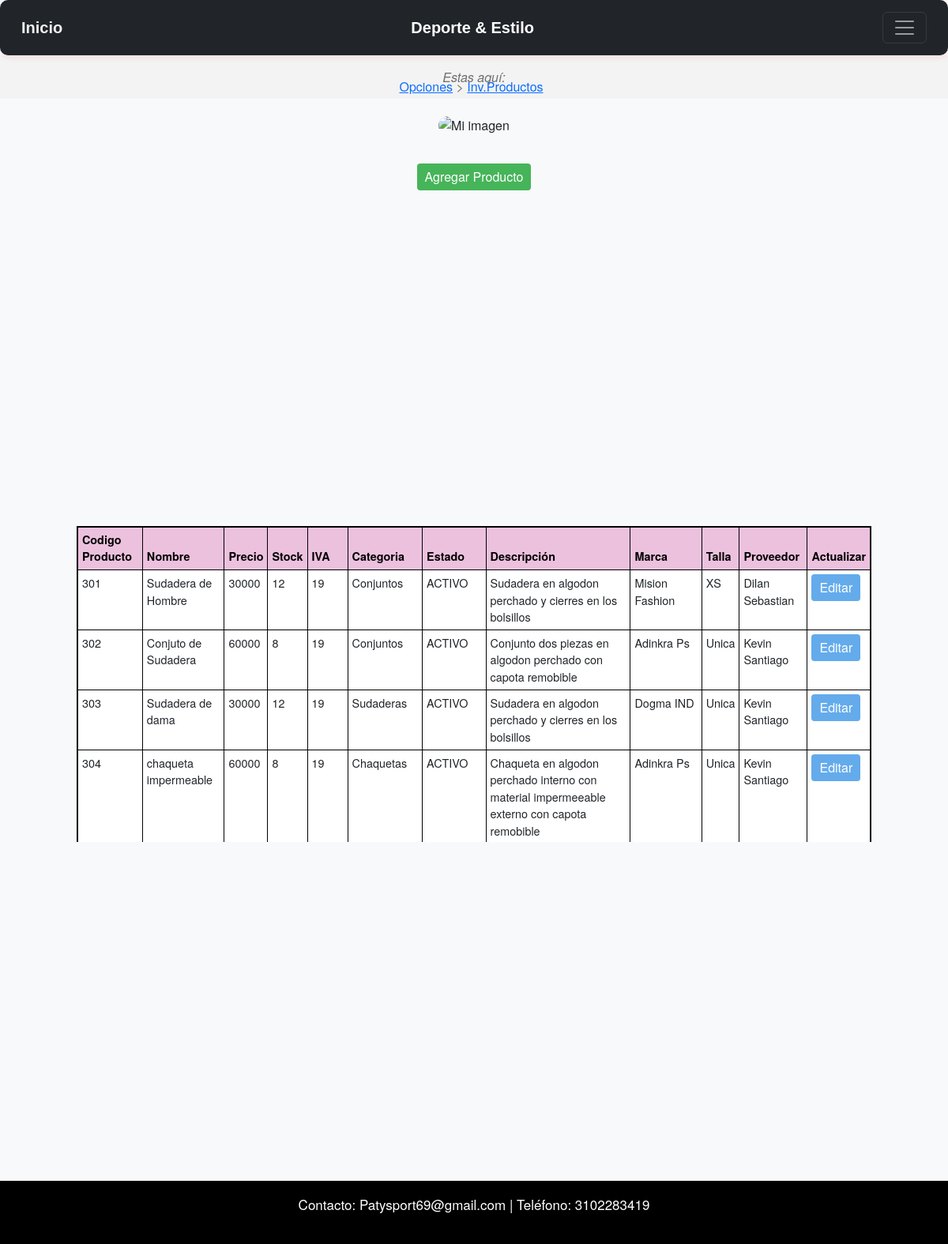
Screenshot of /Controlador/ControladorProductos.php with the database file from the repository.
### tables this page shows
CREATE TABLE `producto` (
  `CodigoProducto` int(12) NOT NULL,
  `Nombre` varchar(25) DEFAULT NULL,
  `Precio` double DEFAULT NULL,
  `Stock` int(10) DEFAULT NULL,
  `IVA` int(10) DEFAULT NULL,
  `Imagen` varchar(25) DEFAULT NULL,
  `CategoriaCodigoCategoría` int(10) NOT NULL,
  `EstadoCodigoEstado` int(10) NOT NULL,
  `Descripcion` varchar(255) DEFAULT NULL,
  `MarcasCodigoMarca` int(10) NOT NULL,
  `TallasCodigoTallas` int(10) NOT NULL,
  `Num_Documento` int(11) DEFAULT NULL
);

### Controlador/ControladorProductos.php (called while the page is built, shortened)
<?php
require_once '../Modelo/Producto.php';
$gestorProducto = new Producto();
try {
    $resultado = $gestorProducto->consultarProducto();
} catch (Exception $e) {
    echo "Error: " . $e->getMessage();
}
include "../Vista/VistaProducto.php";
?>

### Modelo/Conexion.php (called while the page is built, shortened)
<?php
function Conectarse() {
    $conexion = mysqli_connect('localhost', 'root', '', 'paty_sport');
    return $conexion;
}
?>

### Modelo/Producto.php (called while the page is built, shortened)
<?php
include '../Modelo/Conexion.php';
class Producto
{
    private $Conexion;
    public function __construct($CodigoProducto = null, $Nombre = null,  $Precio = null, $Stock = null, $IVA = null, $CategoriaCodigoCategorías = null, $EstadoCodigoEstado = null, $Descripcion = null, $MarcasCodigoMarca = null, $TallasCodigoTallas = null, $Proveedor = null, $Num_Documento = 'ACTIVO')
    {
        $this->Conexion = Conectarse();
    }
    public function consultarProducto($CodigoProducto = null)
    {
        if ($CodigoProducto === null) {
            $sql = "SELECT `CodigoProducto`, `Nombre`, `Precio`, `Stock`, `IVA`, 'CategoriaCodigoCategoría', `Descripcion`, `Num_Documento`,
                (SELECT Tallas FROM tallas WHERE producto.TallasCodigoTallas= CodigoTallas) AS tallas,
                (SELECT Nombre FROM categoria WHERE producto.CategoriaCodigoCategoría= CodigoCategoría) AS categoria,
                (SELECT tipoEstado FROM estado WHERE producto.EstadoCodigoEstado= CodigoEstado) AS estado,
                (SELECT Nombre FROM marcas WHERE producto.MarcasCodigoMarca= CodigoMarca) AS marcas,
                (SELECT Nombres FROM usuario WHERE producto.Num_Documento= Num_Documento) AS Nombres
                FROM `producto`;";
            $resultado = $this->Conexion->query($sql);
        }
        return $resultado;
    }
}
?>

### Vista/VistaProducto.php (the view, shortened to what this page needs)
<!DOCTYPE html>
<html lang="es">
<head>
    <link href="https://cdn.jsdelivr.net/npm/bootstrap@5.3.0/dist/css/bootstrap.min.css" rel="stylesheet">
    <link rel="stylesheet" href="../estilos.css">
</head>
<body>
<body style="
      background-image: url('https://img.freepik.com/vector-gratis/fondo-degradado-azul-simple-negocios_53876-113753.jpg');
      background-size: cover; /* Fills the entire body area */
      background-repeat: no-repeat; /* Image won't repeat itself */
      background-position: center; /* Image starts at the center */
    ">
        <nav class="navbar navbar-dark bg-dark">
            <div class="container-fluid">
                <a class="navbar-brand" href="../index.html">Inicio</a>
                <a class="navbar-brand" href="#">Deporte & Estilo</a>
                <button class="navbar-toggler" type="button" data-bs-toggle="collapse" data-bs-target="#navbarText"
                    aria-controls="navbarText" aria-expanded="false" aria-label="Toggle navigation">
                    <span class="navbar-toggler-icon"></span>
                </button>
            </div>
        </nav>
        <center>
<div class="breadcrumbs shadow-1">
    <div class="container-o">
        <div class="row">
            <i class="material-icons"> Estas aquí:</i>
            <ul>
                <li><a href="../opciones.html">Opciones</a></li>
                <li><a href="../Controlador/ControladorProductos.php">Inv.Productos</a></li>
        </div>
    </div>
</div>
<div class="container2 ">
            <img src="../Img/imagen_products-removebg.png" alt="Mi imagen" class="imagenAnimada">
</div>
<button class="btn btn-success mt-3" data-bs-toggle="modal" data-bs-target="#addModal">Agregar Producto</button>
    <div class="container mt-12">
        <div class="table-responsive mt-3">
            <table class="table table-bordered">
                <thead>
                    <tr>
                        <th>Codigo Producto</th>
                        <th>Nombre</th>
                        <th>Precio</th>
                        <th>Stock</th>
                        <th>IVA</th>
                        <th>Categoria</th>
                        <th>Estado</th>
                        <th>Descripción</th>
                        <th>Marca</th>
                        <th>Talla</th>
                        <th>Proveedor</th>
                        <th>Actualizar</th>
                    </tr>
                    </center>
                <tbody>
                    <?php
                    if (isset($resultado) && $resultado->num_rows > 0) {
                        while ($fila = mysqli_fetch_assoc($resultado)) { ?>
                           <tr>
                        <td><?= htmlspecialchars($fila['CodigoProducto']) ?></td>
                        <td><?= htmlspecialchars($fila['Nombre']) ?></td>
                        <td><?= htmlspecialchars($fila['Precio']) ?></td>
                        <td><?= htmlspecialchars($fila['Stock']) ?></td>
                        <td><?= htmlspecialchars($fila['IVA']) ?></td>
                        <td><?= htmlspecialchars($fila['categoria']) ?></td>
                        <td><?= htmlspecialchars($fila['estado']) ?></td>
                        <td><?= htmlspecialchars($fila['Descripcion']) ?></td>
                        <td><?= htmlspecialchars($fila['marcas']) ?></td>
                        <td><?= htmlspecialchars($fila['tallas']) ?></td>
                        <td><?= htmlspecialchars($fila['Nombres']) ?></td>
                            <td>
                                    <button class="btn btn-warning" data-bs-toggle="modal"
                                        data-bs-target="#updateModal<?= $fila['CodigoProducto'] ?>">Editar</button>
                            </td>
                            </tr>
                        <?php }
                    } else { ?>
                        <tr>
                            <td colspan="13">No se encontraron resultados.</td>
                        </tr>
                    <?php } ?>
                </tbody>
    <footer
                style="margin-top: 50px; padding: 20px; font-family: 'Helvetica Neue', Helvetica, Arial, sans-serif; background-color: #000000; color: #fff;  text-align: center;">
                <h2 class="footer2" style="font-size: 17px; ">Contacto: Patysport69@gmail.com | Teléfono: 3102283419
                </h2>
            </footer>
</body>
</html>
</body>
</html>

### estilos.css (style rules this page uses)
.navbar { background-color: #000000; border-bottom: 2px solid #000000; }
.navbar-brand { font-family: 'Montserrat', sans-serif; font-weight: bold; }
.navbar-brand:first-child { color: #f0f0f0; }
.navbar { border-bottom: none; }
.container { display: flex; justify-content: center; align-items: center; height: 100vh; padding: 29px; }
.btn { background-color: rgb(70, 180, 89); color: white; border: none; padding: 10px; border-radius: 5px; cursor: pointer; }
footer { padding: 20px; font-family: 'Helvetica Neue', Helvetica, Arial, sans-serif; background-color: #000000; color: #fff; text-align: center; position: fixed; bottom: 0; left: 0; width: 100%; }
body { background-color: #f8f9fa; font-family: 'Helvetica Neue', Helvetica, Arial, sans-serif; }
h2 { margin-bottom: 20px; }
.footer2 { padding: 20px; font-family: 'Helvetica Neue', Helvetica, Arial, sans-serif; background-color: #000000; color: #fff; text-align: center; position: fixed; bottom: 0; left: 0; width: 100%; }
.container2 { padding: 20px; width: 80%; width: 80%; max-width: 600px; }
.navbar { border-radius: 10px; box-shadow: 0 2px 10px rgba(255, 0, 0, 0.1); padding: 15px; }
.table-responsive { border: none; }
table { background-color: #eeeeee; }
table thead { background-color: #000000; }
table thead th { color: #fff; }
.table { margin: 0; }
.imagenAnimada { animation: girar 5s infinite linear; border-radius: 100px; height: 180px; width: 180px; }
h2 { font-family: 'Comic Sans MS', cursive, sans-serif; }

### Vista/VistaProducto.php (style rules this page uses)
.container-o { height: 45px; }
.breadcrumbs { background-color: #F3F3F3F1; color: #6E6E6EFF; line-height: 20px; padding-left: 5px; padding-right: 5px; margin-bottom: 0px; padding-top: 10px; }
.breadcrumbs i { padding-left: 10px; padding-right: 10px; top: 8px; position: relative; }
.breadcrumbs ul { display: inline-block; padding-left: 5px; }
.breadcrumbs ul li { display: inline-block; }
.breadcrumbs ul li::after { content: " >"; }
.breadcrumbs ul li:last-child::after { content: ""; }
.table { width: 100%; border-collapse: collapse; }
.table th, .table td { padding: 10px; text-align: left; }
.table thead th { background-color: #FACDEBF1; color: #000000; font-weight: bold; }
.table tbody tr:nth-child(even) { background-color: #f2f2f2; }
.table tbody tr:nth-child(odd) { background-color: #ffffff; }
.btn { padding: 5px 10px; border: none; border-radius: 4px; cursor: pointer; color: white; }
.btn-warning { background-color: #64ABEC; }
.container { max-width: 100%; padding: 0 15px; margin-top: -100px; }
.table-responsive { overflow-x: auto; overflow-y: auto; -webkit-overflow-scrolling: touch; max-height: 400px; }
.table { width: 90%; min-width: 500px; border: 2px solid black; }
thead th { background-color: #f8f9fa; position: sticky; top: 0; z-index: 2; border: 2px solid black; / }
.table { font-size: 0.90em; width: 86%; }
.table th, .table td { padding: 5px; }

### rows the page displays
producto: CodigoProducto "301", Nombre "Sudadera de Hombre", Precio "30000", Stock "12", IVA "19", categoria "Conjuntos", estado "ACTIVO", Descripcion "Sudadera en algodon perchado y cierres en los bolsillos", marcas "Mision Fashion", tallas "XS", Nombres "Dilan Sebastian"
producto: CodigoProducto "302", Nombre "Conjuto de Sudadera", Precio "60000", Stock "8", IVA "19", categoria "Conjuntos", estado "ACTIVO", Descripcion "Conjunto dos piezas en algodon perchado con capota remobible", marcas "Adinkra Ps", tallas "Unica", Nombres "Kevin Santiago"
producto: CodigoProducto "303", Nombre "Sudadera de dama", Precio "30000", Stock "12", IVA "19", categoria "Sudaderas", estado "ACTIVO", Descripcion "Sudadera en algodon perchado y cierres en los bolsillos", marcas "Dogma IND", tallas "Unica", Nombres "Kevin Santiago"
producto: CodigoProducto "304", Nombre "chaqueta impermeable", Precio "60000", Stock "8", IVA "19", categoria "Chaquetas", estado "ACTIVO", Descripcion "Chaqueta en algodon perchado interno con material impermeeable externo con capota remobible", marcas "Adinkra Ps", tallas "Unica", Nombres "Kevin Santiago"
